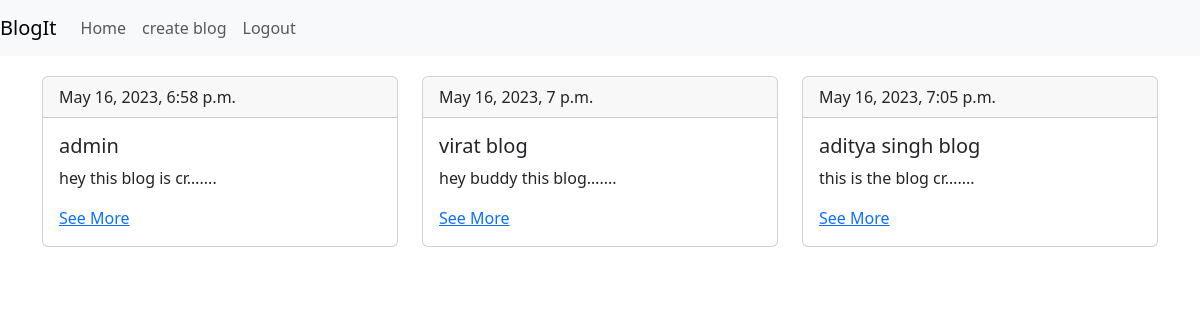
Page /blog/ (signed in) on the committed database.
### blogs/models.py (models this page shows, shortened)
class Blog(models.Model):
    user = models.ForeignKey(User,on_delete=models.CASCADE)
    title = models.CharField(max_length=100)
    content = models.TextField()
    created_at = models.DateTimeField(auto_now_add=True)

### blogs/views.py (the view)
# urls.py: path('',ListBlogs,name="list-blogs"),
@login_required
def ListBlogs(request):
    if request.user.is_superuser:
        blogs = Blog.objects.all()
    else:
        blogs = Blog.objects.filter(user=request.user)
    return render(request,'blogs/list.html',{"blogs":blogs})

### templates/blogs/list.html (shortened to what this page needs)
{% extends 'base.html' %}
{% block content %}
<div class="row">
  {% if blogs %}
  {% for blogs in blogs %}
    <div class="col-sm-4">
        <div class="card">
            <div class="card-header">
              {{blogs.created_at}}
            </div>
            <div class="card-body">
              <h5 class="card-title">{{blogs.title}}</h5>
              <p class="card-text">{{blogs.content|truncatechars:20}}....</p>
              <a href="{% url 'blogs:blog-detail' blogs.id %}">See More</a>
            </div>
          </div>
    </div>
    {% endfor %}
      {% endif %}
</div>
{% endblock %}

### templates/base.html (shortened to what this page needs)
<html lang="en">
<head>
    <link href="https://cdn.jsdelivr.net/npm/bootstrap@5.3.0-alpha3/dist/css/bootstrap.min.css" rel="stylesheet"
>
</head>
<body>
    {%include 'navbar.html' %}
    <div class="container" style="margin-top:20px;">
        {% block content %}
        {% endblock %}
    </div>
</body>
</html>

### templates/navbar.html (shortened to what this page needs)
<nav class="navbar navbar-expand-lg navbar-light bg-light">
    <a class="navbar-brand" href="#">BlogIt</a>
    <div class="collapse navbar-collapse" id="navbarSupportedContent">
      <ul class="navbar-nav mr-auto">
        {% if request.user.is_authenticated %}
        <li class="nav-item active">
          <a class="nav-link" href="{% url 'blogs:list-blogs'%}">Home</a>
        </li>
        <li class="nav-item active">
          <a class="nav-link" href="{% url 'blogs:create-blog'%}">create blog</a>
        </li>
        <li class="nav-item active">
          <a class="nav-link" href="{% url 'accounts:logout'%}">Logout</a>
        </li>
        {% endif %}
      </ul>
    </div>
  </nav>

### rows in the picture
Blog: created_at "May 16, 2023, 6:58 p.m.", title "admin", content "hey this blog is cr…"
Blog: created_at "May 16, 2023, 7 p.m.", title "virat blog", content "hey buddy this blog…"
Blog: created_at "May 16, 2023, 7:05 p.m.", title "aditya singh blog", content "this is the blog cr…"
